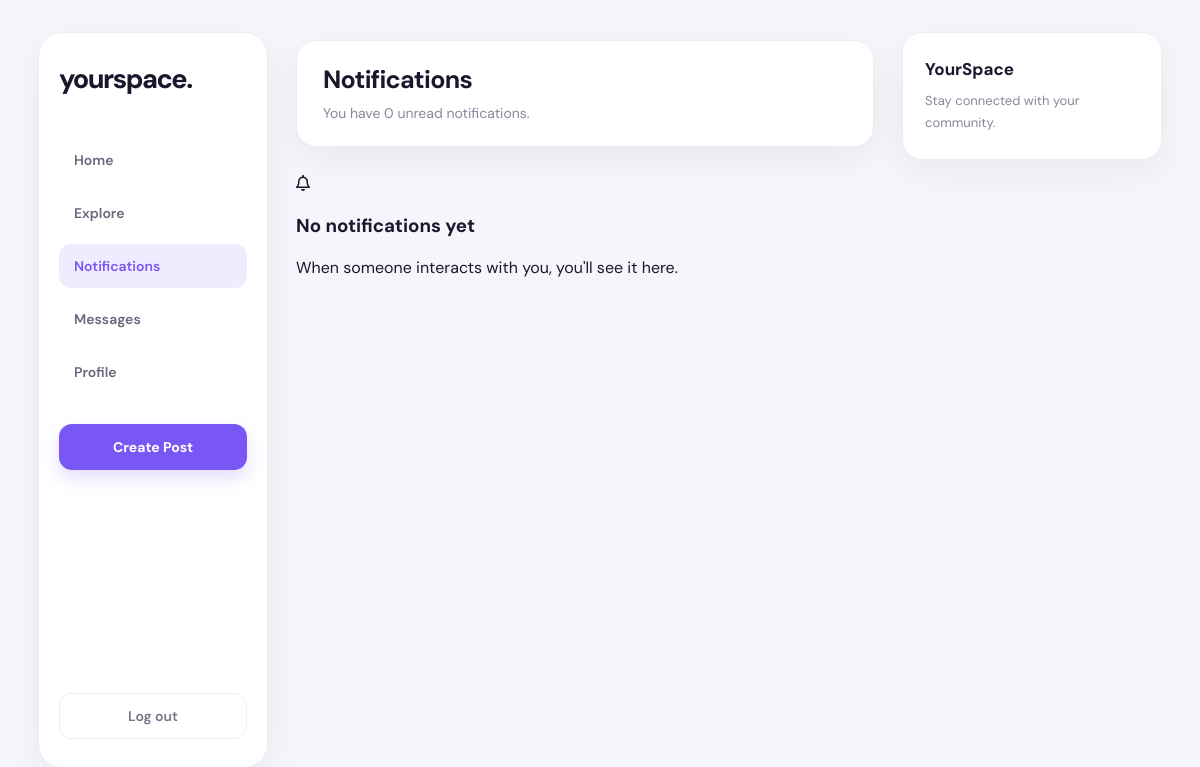
/notifications/ (signed in), run on an earlier commit of the app's database.
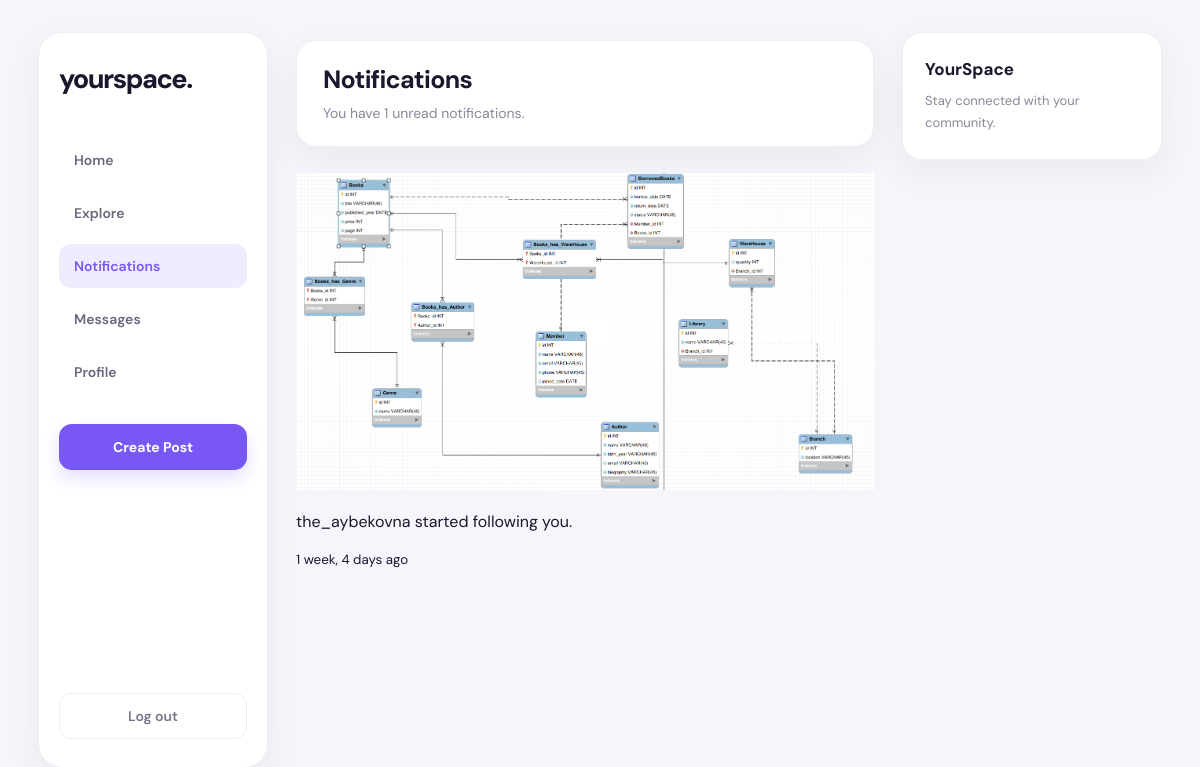
And on a later commit of the database.
### accounts/models.py (models this page shows, shortened)
class Notification(models.Model):
    NOTIFICATION_TYPES = [
        ('follow', 'Follow'),
        ('like', 'Like'),
        ('dislike', 'Dislike'),
        ('comment', 'Comment'),
    ]
    recipient = models.ForeignKey(
        User,
        on_delete=models.CASCADE,
        related_name='notifications'
    )
    sender = models.ForeignKey(
        User,
        on_delete=models.CASCADE,
        related_name='sent_notifications'
    )
    post = models.ForeignKey(
        'posts.Post',
        on_delete=models.CASCADE,
        null=True,
        blank=True,
        related_name='notifications'
    )
    notification_type = models.CharField(
        max_length=10,
        choices=NOTIFICATION_TYPES
    )
    is_read = models.BooleanField(default=False)
    created_at = models.DateTimeField(auto_now_add=True)
    class Meta:
        ordering = ['-created_at']

class User(AbstractUser):
    bio = models.TextField(max_length=300, blank=True)
    avatar = models.ImageField(
        upload_to='avatars/',
        blank=True,
        null=True,
    )

### accounts/views.py (the view)
# urls.py: path('notifications/', views.notifications_view, name='notifications'),
@login_required(login_url='login')
def notifications_view(request):
    notifications = request.user.notifications.select_related(
        'sender', 'post'
    ).all()
    unread_count = notifications.filter(is_read=False).count()
    return render(request, 'accounts/notifications.html', {
        'notifications': notifications,
        'unread_count': unread_count
    })

### accounts/templates/accounts/notifications.html (shortened to what this page needs)
<!DOCTYPE html>
{% load static %}
<html lang="en">
<head>
    <link rel="stylesheet" href="{% static 'css/home.css' %}">
    <link rel="stylesheet" href="https://cdnjs.cloudflare.com/ajax/libs/font-awesome/6.5.2/css/all.min.css">
</head>
<body>
<div class="app-container">
    <aside class="sidebar">
        <h1 class="logo">yourspace.</h1>
        <nav class="navigation">
            <a href="{% url 'home' %}">Home</a>
            <a href="{% url 'explore' %}">Explore</a>
            <a href="{% url 'notifications' %}" class="active">Notifications</a>
            <a href="{% url 'inbox' %}">Messages</a>
            <a href="{% url 'profile' %}">Profile</a>
        </nav>
        <a href="{% url 'create_post' %}" class="create-button">
            Create Post
        </a>
        <form method="POST" action="{% url 'logout' %}">
            <button type="submit">Log out</button>
        </form>
    </aside>
    <main class="feed">
        <header class="feed-header">
            <h2>Notifications</h2>
            <p>You have {{ unread_count }} unread notifications.</p>
        </header>
        <section class="notifications-list">
            {% for notification in notifications %}
            <div class="notification-card {% if not notification.is_read %}unread{% endif %}">
                <div class="notification-avatar">
                    {% if notification.sender.avatar %}
                    <img src="{{ notification.sender.avatar.url }}" alt="Avatar">
                    {% else %}
                    {{ notification.sender.username|first|upper }}
                    {% endif %}
                </div>
                <div class="notification-content">
                    <p>
                        <a href="{% url 'user_profile' notification.sender.username %}">
                            {{ notification.sender.username }}
                        </a>
                        {% if notification.notification_type == 'follow' %}
                        started following you.
                        {% elif notification.notification_type == 'like' %}
                        liked your post.
                        {% elif notification.notification_type == 'dislike' %}
                        disliked your post.
                        {% elif notification.notification_type == 'comment' %}
                        commented on your post.
                        {% endif %}
                    </p>
                    <small>{{ notification.created_at|timesince }} ago</small>
                </div>
            </div>
            {% empty %}
            <div class="notifications-empty">
                <i class="fa-regular fa-bell"></i>
                <h3>No notifications yet</h3>
                <p>When someone interacts with you, you'll see it here.</p>
            </div>
            {% endfor %}
        </section>
    </main>
    <aside class="right-sidebar">
        <h3>YourSpace</h3>
        <p>Stay connected with your community.</p>
    </aside>
</div>
</body>
</html>

### accounts/static/css/home.css (style rules this page uses)
:root { --background: #f6f5fb; --surface: #ffffff; --text: #19182d; --muted: #88879b; --purple: #7957f5; --purple-dark: #6542e8; --purple-light: #f0ecff; --border: #eeedf4; --danger: #e05252; --shadow: 0 12px 35px rgba(35, 27, 75, 0.06); --radius: 20px; }
* { box-sizing: border-box; }
html { scroll-behavior: smooth; }
body { margin: 0; min-height: 100vh; background: var(--background); color: var(--text); font-family: 'DM Sans', sans-serif; }
a { color: inherit; text-decoration: none; }
button, input, textarea, select { font: inherit; }
button { cursor: pointer; }
img { max-width: 100%; }
.app-container { width: min(1440px, 100%); min-height: 100vh; margin: 0 auto; padding: 32px 38px; display: grid; grid-template-columns: 230px minmax(0, 1fr) 260px; gap: 28px; }
.sidebar { position: sticky; top: 32px; height: calc(100vh - 64px); min-height: 560px; padding: 28px 20px; display: flex; flex-direction: column; background: var(--surface); border: 1px solid var(--border); border-radius: 24px; box-shadow: var(--shadow); }
.logo { margin: 0 0 42px; font-size: 27px; font-weight: 800; letter-spacing: -1.5px; }
.navigation { display: flex; flex-direction: column; gap: 9px; }
.navigation a { display: flex; align-items: center; gap: 12px; padding: 13px 15px; border-radius: 12px; color: #68677b; font-size: 14px; font-weight: 600; transition: background .2s ease, color .2s ease, transform .2s ease; }
.navigation a.active, .navigation a:hover { background: var(--purple-light); color: var(--purple); }
.create-button { display: flex; justify-content: center; align-items: center; gap: 9px; margin-top: 30px; padding: 14px 16px; border-radius: 13px; background: var(--purple); color: #fff; text-align: center; font-size: 14px; font-weight: 700; box-shadow: 0 8px 18px rgba(121, 87, 245, .2); transition: background .2s ease, transform .2s ease; }
.sidebar form { margin-top: auto; }
.sidebar form button { width: 100%; padding: 13px 15px; border: 1px solid var(--border); border-radius: 12px; background: #fff; color: #77758a; font-size: 14px; font-weight: 600; transition: background .2s ease, color .2s ease; }
.feed { min-width: 0; padding: 8px 0 40px; }
.feed-header { margin: 0 0 26px; padding: 22px 26px; background: var(--surface); border: 1px solid var(--border); border-radius: var(--radius); box-shadow: var(--shadow); }
.feed-header h2 { margin: 0 0 6px; font-size: 25px; letter-spacing: -.7px; }
.feed-header p { margin: 0; color: var(--muted); font-size: 14px; line-height: 1.6; }
.right-sidebar { position: sticky; top: 32px; align-self: start; padding: 25px 22px; background: var(--surface); border: 1px solid var(--border); border-radius: var(--radius); box-shadow: var(--shadow); }
.right-sidebar h3 { margin: 0 0 10px; font-size: 17px; }
.right-sidebar p { margin: 0; color: var(--muted); font-size: 13px; line-height: 1.7; }

What changed in the data, as far as the page shows it:
added Notification: sender.avatar (picture), sender.username "the_aybekovna", notification_type "started following you.", created_at "1 week, 4 days"
Also different on the page:
{{ unread_count }}: "0" → "1"
text no longer shown: "No notifications yet When someone interacts with you, you'll see it here."
